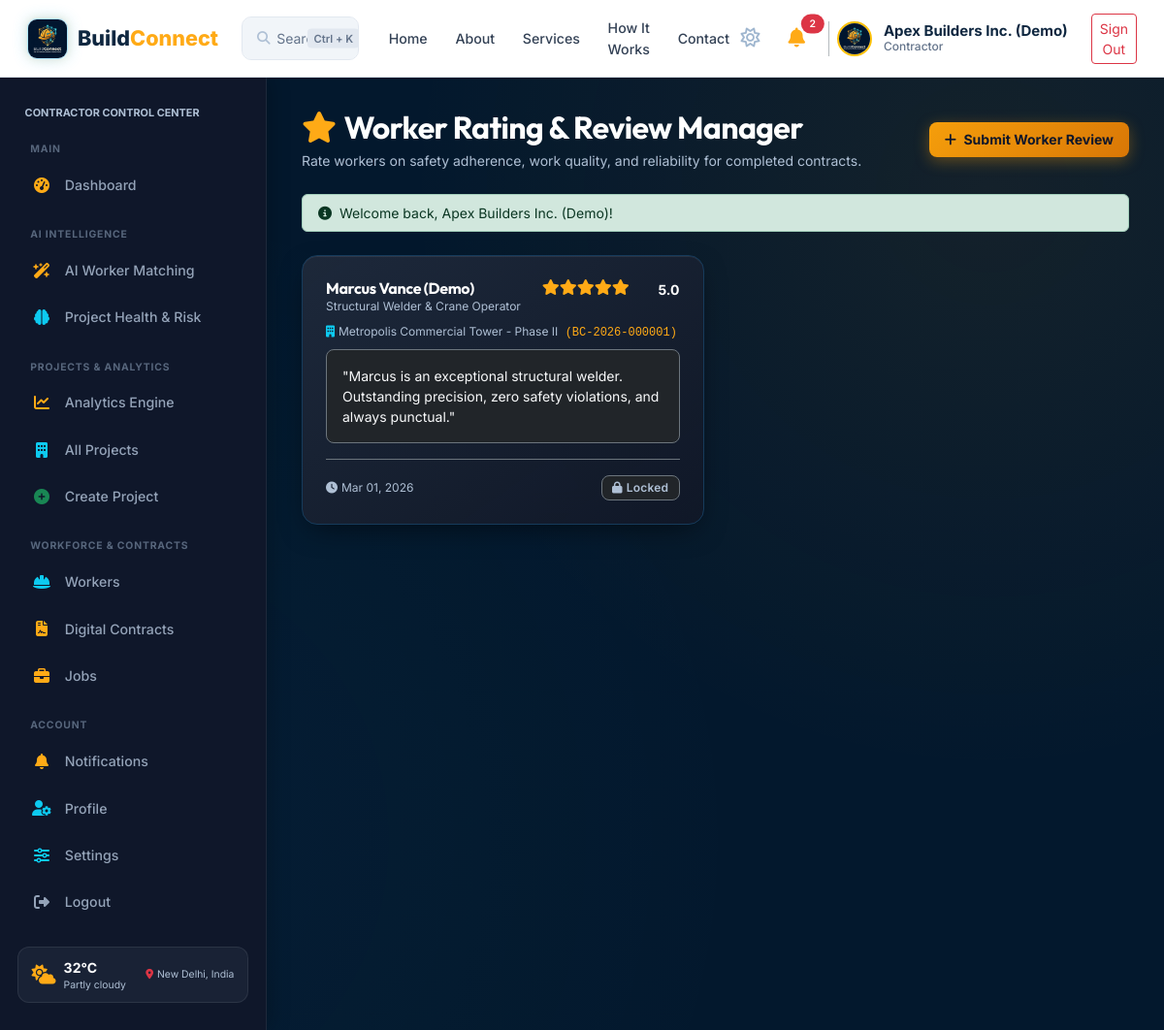
Screenshot of /contractor/reviews.php (signed in) with the database file from the repository.
### tables this page shows
CREATE TABLE IF NOT EXISTS users (
    id INT AUTO_INCREMENT PRIMARY KEY,
    name VARCHAR(100) NOT NULL,
    email VARCHAR(150) UNIQUE NOT NULL,
    password VARCHAR(255) NOT NULL,
    role ENUM('admin', 'contractor', 'worker', 'client') NOT NULL,
    phone VARCHAR(30) DEFAULT NULL,
    avatar VARCHAR(255) DEFAULT 'default_avatar.png',
    status ENUM('active', 'inactive', 'suspended') DEFAULT 'active',
    created_at TIMESTAMP DEFAULT CURRENT_TIMESTAMP,
    updated_at TIMESTAMP DEFAULT CURRENT_TIMESTAMP ON UPDATE CURRENT_TIMESTAMP,
    INDEX idx_user_email (email),
    INDEX idx_user_role (role),
    INDEX idx_user_created (created_at)
);

CREATE TABLE IF NOT EXISTS reviews (
    id INT AUTO_INCREMENT PRIMARY KEY,
    project_id INT NOT NULL,
    contract_id INT DEFAULT NULL,
    reviewer_id INT NOT NULL,
    reviewee_id INT NOT NULL,
    rating INT CHECK(rating BETWEEN 1 AND 5),
    review_text TEXT,
    status ENUM('published', 'hidden', 'flagged') DEFAULT 'published',
    created_at TIMESTAMP DEFAULT CURRENT_TIMESTAMP,
    updated_at TIMESTAMP DEFAULT CURRENT_TIMESTAMP ON UPDATE CURRENT_TIMESTAMP,
    FOREIGN KEY (project_id) REFERENCES projects(id) ON DELETE CASCADE,
    FOREIGN KEY (contract_id) REFERENCES contracts(id) ON DELETE SET NULL,
    FOREIGN KEY (reviewer_id) REFERENCES users(id) ON DELETE CASCADE,
    FOREIGN KEY (reviewee_id) REFERENCES users(id) ON DELETE CASCADE,
    UNIQUE KEY uk_contract_reviewer (contract_id, reviewer_id),
    INDEX idx_review_rating (rating),
    INDEX idx_review_created (created_at)
);

CREATE TABLE IF NOT EXISTS workers (
    id INT AUTO_INCREMENT PRIMARY KEY,
    user_id INT UNIQUE NOT NULL,
    trade_title VARCHAR(100) DEFAULT 'General Construction Specialist',
    experience_years INT DEFAULT 0,
    hourly_rate DECIMAL(10,2) DEFAULT 35.00,
    daily_rate DECIMAL(10,2) DEFAULT 280.00,
    bio TEXT,
    city VARCHAR(100) DEFAULT 'San Francisco',
    state VARCHAR(100) DEFAULT NULL,
    address TEXT DEFAULT NULL,
    availability_status ENUM('available', 'partially_available', 'not_available') DEFAULT 'available',
    preferred_work_type VARCHAR(100) DEFAULT 'Full-Time',
    preferred_location VARCHAR(150) DEFAULT NULL,
    available_from_date DATE DEFAULT NULL,
    verification_status ENUM('pending', 'approved', 'rejected') DEFAULT 'pending',
    verified_at DATETIME DEFAULT NULL,
    verified_by_user_id INT DEFAULT NULL,
    rating_avg DECIMAL(3,2) DEFAULT 5.00,
    reviews_count INT DEFAULT 0,
    created_at TIMESTAMP DEFAULT CURRENT_TIMESTAMP,
    updated_at TIMESTAMP DEFAULT CURRENT_TIMESTAMP ON UPDATE CURRENT_TIMESTAMP,
    FOREIGN KEY (user_id) REFERENCES users(id) ON DELETE CASCADE,
    FOREIGN KEY (verified_by_user_id) REFERENCES users(id) ON DELETE SET NULL,
    INDEX idx_worker_verification (verification_status)
);

CREATE TABLE IF NOT EXISTS projects (
    id INT AUTO_INCREMENT PRIMARY KEY,
    contractor_id INT NOT NULL,
    client_id INT DEFAULT NULL,
    title VARCHAR(150) NOT NULL,
    description TEXT,
    location VARCHAR(200) NOT NULL,
    address VARCHAR(255) DEFAULT NULL,
    city VARCHAR(100) DEFAULT 'Ahmedabad',
    state VARCHAR(100) DEFAULT 'Gujarat',
    postal_code VARCHAR(20) DEFAULT '380054',
    location_lat DECIMAL(10,7) DEFAULT 23.0225,
    location_lng DECIMAL(10,7) DEFAULT 72.5714,
    budget DECIMAL(12,2) NOT NULL,
    start_date DATE DEFAULT NULL,
    end_date DATE DEFAULT NULL,
    status ENUM('pending', 'planning', 'active', 'in_progress', 'on_hold', 'completed', 'cancelled') DEFAULT 'in_progress',
    progress_percent INT DEFAULT 0,
    qr_code_token VARCHAR(64) UNIQUE,
    created_at TIMESTAMP DEFAULT CURRENT_TIMESTAMP,
    updated_at TIMESTAMP DEFAULT CURRENT_TIMESTAMP ON UPDATE CURRENT_TIMESTAMP,
    FOREIGN KEY (contractor_id) REFERENCES users(id) ON DELETE CASCADE,
    FOREIGN KEY (client_id) REFERENCES users(id) ON DELETE SET NULL,
    INDEX idx_project_status (status),
    INDEX idx_project_city (city),
    INDEX idx_project_state (state),
    INDEX idx_project_coords (location_lat, location_lng),
    INDEX idx_project_created (created_at)
);

CREATE TABLE IF NOT EXISTS contracts (
    id INT AUTO_INCREMENT PRIMARY KEY,
    project_id INT NOT NULL,
    job_id INT DEFAULT NULL,
    job_application_id INT DEFAULT NULL,
    contractor_id INT NOT NULL,
    worker_id INT NOT NULL,
    contract_number VARCHAR(50) UNIQUE DEFAULT NULL,
    title VARCHAR(150) NOT NULL,
    description TEXT DEFAULT NULL,
    terms TEXT NOT NULL,
    payment_type ENUM('hourly', 'daily', 'fixed') DEFAULT 'hourly',
    payment_amount DECIMAL(10,2) NOT NULL DEFAULT 0.00,
    pay_amount DECIMAL(10,2) NOT NULL DEFAULT 0.00,
    working_hours VARCHAR(100) DEFAULT '8 hours/day, Mon-Fri',
    start_date DATE DEFAULT NULL,
    end_date DATE DEFAULT NULL,
    contractor_signature TEXT DEFAULT NULL,
    worker_signature TEXT DEFAULT NULL,
    contractor_signed_at DATETIME DEFAULT NULL,
    worker_signed_at DATETIME DEFAULT NULL,
    rejection_reason TEXT DEFAULT NULL,
    status ENUM('draft', 'pending', 'active', 'completed', 'cancelled', 'rejected', 'expired') DEFAULT 'draft',
    created_at TIMESTAMP DEFAULT CURRENT_TIMESTAMP,
    updated_at TIMESTAMP DEFAULT CURRENT_TIMESTAMP ON UPDATE CURRENT_TIMESTAMP,
    signed_at DATETIME DEFAULT NULL,
    FOREIGN KEY (project_id) REFERENCES projects(id) ON DELETE CASCADE,
    FOREIGN KEY (contractor_id) REFERENCES users(id) ON DELETE CASCADE,
    FOREIGN KEY (worker_id) REFERENCES users(id) ON DELETE CASCADE,
    FOREIGN KEY (job_id) REFERENCES jobs(id) ON DELETE SET NULL,
    INDEX idx_contract_status (status),
    INDEX idx_contract_created (created_at)
);

### contractor/reviews.php (the view, shortened to what the rows shown need)
<?php
require_once __DIR__ . '/../includes/auth.php';
require_once __DIR__ . '/../includes/header.php';
require_once __DIR__ . '/../includes/navbar.php';
$user = get_logged_user();
$db = getDB();
$my_reviews_stmt = $db->prepare("
    SELECT r.*, u.name as worker_name, p.title as project_title, c.contract_number, w.trade_title
    FROM reviews r
    JOIN users u ON r.reviewee_id = u.id
    LEFT JOIN workers w ON u.id = w.user_id
    JOIN projects p ON r.project_id = p.id
    LEFT JOIN contracts c ON r.contract_id = c.id
    WHERE r.reviewer_id = ?
    ORDER BY r.id DESC
");
$my_reviews_stmt->execute([$user['id']]);
$my_reviews = $my_reviews_stmt->fetchAll();
?>
<div class="bc-layout">
    <?php require_once __DIR__ . '/../includes/sidebar.php'; ?>
    <main class="bc-main-content">
        <div class="d-flex justify-content-between align-items-center mb-4">
            <div>
                <h1 class="h2 fw-bold text-white mb-1"><i class="fa-solid fa-star text-warning me-2"></i>Worker Rating & Review Manager</h1>
            </div>
        </div>
        <div class="row g-4">
            <?php if (empty($my_reviews)): ?>
                <div class="col-12">
                    <div class="bc-card p-5 text-center text-muted">
                        <i class="fa-solid fa-star-half-stroke fs-1 opacity-25 mb-3"></i>
                        <p class="mb-2">No worker reviews submitted yet.</p>
                        <button class="btn btn-outline-warning btn-sm" data-bs-toggle="modal" data-bs-target="#newReviewModal">
                            Submit First Review
                        </button>
                    </div>
                </div>
            <?php else: ?>
                <?php foreach ($my_reviews as $rev):
                    $can_edit = (time() <= (strtotime($rev['created_at']) + (7 * 86400)));
                ?>
                    <div class="col-md-6">
                        <div class="bc-card p-4 h-100 d-flex flex-column justify-content-between">
                            <div>
                                <div class="d-flex justify-content-between align-items-start mb-2">
                                    <div>
                                        <h3 class="h6 text-white fw-bold mb-0"><?= sanitize($rev['worker_name']) ?></h3>
                                        <div class="text-muted extra-small"><?= sanitize($rev['trade_title'] ?? 'Worker') ?></div>
                                    </div>
                                    <?= render_star_rating($rev['rating']) ?>
                                </div>
                                <div class="text-muted extra-small mb-2">
                                    <i class="fa-solid fa-building me-1 text-info"></i><?= sanitize($rev['project_title']) ?>
                                    <?php if ($rev['contract_number']): ?>
                                        <span class="ms-1 font-monospace text-warning">(<?= sanitize($rev['contract_number']) ?>)</span>
                                    <?php endif; ?>
                                </div>
                                <p class="text-light small mb-0 bg-dark p-3 rounded-3 border border-secondary">
                                    "<?= sanitize($rev['review_text']) ?>"
                                </p>
                            </div>
                            <div class="pt-3 border-top border-secondary mt-3 d-flex justify-content-between align-items-center">
                                <span class="text-muted extra-small"><i class="fa-solid fa-clock me-1"></i><?= format_date($rev['created_at']) ?></span>
                                <div class="btn-group btn-group-sm">
                                    <?php if ($can_edit): ?>
                                        <button class="btn btn-outline-warning btn-sm" data-bs-toggle="modal" data-bs-target="#editReviewModal<?= $rev['id'] ?>" title="Edit Review (7-day window)">
                                            <i class="fa-solid fa-pen"></i> Edit
                                        </button>
                                    <?php else: ?>
                                        <span class="badge bg-dark text-muted border border-secondary" title="Review locked after 7 days"><i class="fa-solid fa-lock me-1"></i>Locked</span>
                                    <?php endif; ?>
                                </div>
                            </div>
                        </div>
                    </div>
                <?php endforeach; ?>
            <?php endif; ?>
        </div>
    </main>
</div>
<?php require_once __DIR__ . '/../includes/footer.php'; ?>

### includes/navbar.php (shortened to what the rows shown need)
<?php
$user = get_logged_user();
?>
<nav class="bc-navbar bc-navbar-modern d-flex align-items-center justify-content-between">
    <div class="d-flex align-items-center gap-3">
        <?php if ($user):
            $unread_count = get_unread_notification_count($user['id']);
            $user_role_label = ucfirst($user['role']);
            if ($user['role'] === 'admin') $user_role_label = 'Executive Admin';
            elseif ($user['role'] === 'client') $user_role_label = 'Client';
            elseif ($user['role'] === 'worker') $user_role_label = 'Worker';
            elseif ($user['role'] === 'contractor') $user_role_label = 'Contractor';
            $user_avatar = (!empty($user['avatar']) && file_exists(__DIR__ . '/../assets/images/' . $user['avatar'])) ? $user['avatar'] : 'logo.png';
        ?>
            <button class="btn btn-sm btn-link text-slate-400 p-1 text-decoration-none d-none d-sm-inline-block" type="button" title="Toggle Light/Dark Theme">
                <i class="fa-regular fa-sun fs-5" style="color: #9FB6CF;"></i>
            </button>
            <div class="dropdown">
                <button class="btn btn-outline-secondary btn-sm position-relative text-light border-0" type="button" id="notifDropdown" data-bs-toggle="dropdown" aria-expanded="false">
                    <i class="fa-solid fa-bell text-warning fs-5" style="color: #FFAA16 !important;"></i>
                    <?php if ($unread_count > 0): ?>
                        <span class="position-absolute top-0 start-100 translate-middle badge rounded-pill bg-danger" style="font-size: 0.65rem;">
                            <?= $unread_count ?>
                        </span>
                    <?php endif; ?>
                </button>
            </div>
            <div class="d-flex align-items-center gap-2 ps-2 border-start border-secondary border-opacity-50">
                <img src="<?= BASE_URL ?>/assets/images/<?= sanitize($user_avatar) ?>" alt="Avatar" class="rounded-circle border border-2 border-warning" style="width: 36px; height: 36px; object-fit: cover;">
                <div class="profile-info text-start d-flex flex-column justify-content-center ms-1 me-1" style="line-height: 1.2; min-width: 130px; flex-shrink: 0; display: flex !important; visibility: visible !important; opacity: 1 !important;">
                    <div class="fw-bold profile-name bc-user-name" style="color: #0F2740 !important; font-weight: 700 !important; font-size: 15px !important; opacity: 1 !important; visibility: visible !important; display: block !important; white-space: nowrap;"><?= sanitize($user['name'] ?? 'User') ?></div>
                    <div class="extra-small profile-role bc-user-role" style="color: #64748B !important; font-size: 12px !important; font-weight: 500 !important; opacity: 1 !important; visibility: visible !important; display: block !important; white-space: nowrap;"><?= sanitize($user_role_label) ?></div>
                </div>
            </div>
            <a href="<?= BASE_URL ?>/logout.php" class="btn btn-outline-danger btn-sm ms-1">Sign Out</a>
        <?php endif; ?>
    </div>
</nav>

### includes/sidebar.php (shortened to what the rows shown need)
<?php
$user = get_logged_user();
$is_worker = ($user && isset($user['role']) && $user['role'] === ROLE_WORKER);
$is_admin  = ($user && isset($user['role']) && $user['role'] === ROLE_ADMIN);
$is_client = ($user && isset($user['role']) && $user['role'] === ROLE_CLIENT);
$is_contractor = ($user && isset($user['role']) && $user['role'] === ROLE_CONTRACTOR);
$sidebar_class = 'bc-sidebar';
$sidebar_id = '';
if ($is_worker) {
    $sidebar_class .= ' bc-sidebar-worker';
    $sidebar_id = 'id="bc-worker-sidebar"';
} elseif ($is_admin) {
    $sidebar_class .= ' bc-sidebar-admin';
    $sidebar_id = 'id="bc-admin-sidebar"';
} elseif ($is_client) {
    $sidebar_class .= ' bc-sidebar-client';
    $sidebar_id = 'id="bc-client-sidebar"';
} elseif ($is_contractor) {
    $sidebar_class .= ' bc-sidebar-contractor';
    $sidebar_id = 'id="bc-contractor-sidebar"';
}
?>
<aside class="<?= $sidebar_class ?>" <?= $sidebar_id ?>>
    <div class="px-2 mb-3">
        <div class="text-uppercase text-muted extra-small fw-bold tracking-wider" style="font-size: 0.68rem; color: var(--bc-text-secondary) !important;">
            <?= $user ? sanitize(strtoupper($user['role'])) . ' CONTROL CENTER' : 'NAVIGATION' ?>
        </div>
    </div>
</aside>

### includes/functions.php (shortened to what the rows shown need)
<?php
function sanitize($input) {
    return htmlspecialchars(trim((string)$input), ENT_QUOTES, 'UTF-8');
}
function format_date($date_string, $format = 'M d, Y') {
    return date($format, strtotime($date_string));
}
function render_star_rating($rating, $show_number = true) {
    $rating = max(1.0, min(5.0, (float)$rating));
    $html = '<div class="d-inline-flex align-items-center text-warning me-2">';
    for ($i = 1; $i <= 5; $i++) {
        if ($rating >= $i) {
            $html .= '<i class="fa-solid fa-star"></i>';
        } elseif ($rating >= ($i - 0.5)) {
            $html .= '<i class="fa-solid fa-star-half-stroke"></i>';
        } else {
            $html .= '<i class="fa-regular fa-star opacity-25"></i>';
        }
    }
    $html .= '</div>';
    if ($show_number) {
        $html .= '<span class="fw-bold text-white small">' . number_format($rating, 1) . '</span>';
    }
    return $html;
}
function get_unread_notification_count($user_id) {
    try {
        $db = getDB();
        $stmt = $db->prepare("SELECT COUNT(*) FROM notifications WHERE user_id = ? AND is_read = 0");
        $stmt->execute([(int)$user_id]);
        return (int)$stmt->fetchColumn();
    } catch (Exception $e) {
        return 0;
    }
}

### rows the page displays
users: id "2", name "Apex Builders Inc. (Demo)", role "Contractor", role "CONTRACTOR"
reviews: reviewee.name "Marcus Vance (Demo)", workers.trade_title "Structural Welder & Crane Operator", rating "5.0", project.title "Metropolis Commercial Tower - Phase II", contract.contract_number "BC-2026-000001", review_text "Marcus is an exceptional structural welder. Outstanding precision, zero safety violations, and always punctual.", created_at "Mar 01, 2026", shows "Locked"

### other values shown
$flash['message'] "Welcome back, Apex Builders Inc. (Demo)!"
